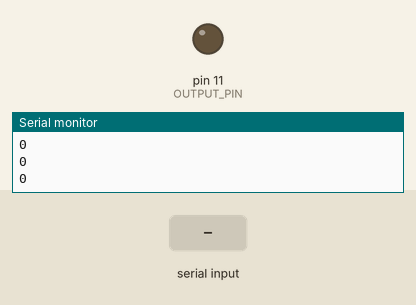
This sketch was run on a simulated Arduino Uno, built with avr-gcc and run on an emulated ATmega328P. On the bench: output pins drawn as LEDs (lit = HIGH), the last lines printed to the serial monitor. The test bench sets the inputs (shaded band).

Above: at 1.2 s.
1.3 s: "90,45,200\n" received over Serial
At 1.46 s:
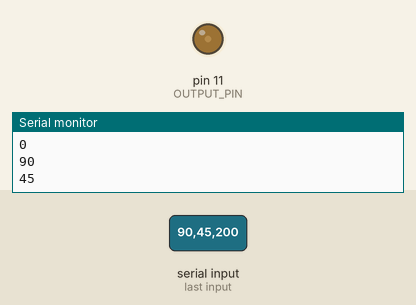
3.0 s: "on,1\n" received over Serial
At 3.3 s:
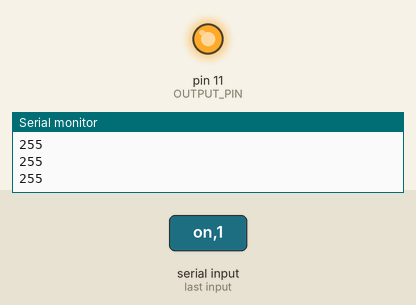
4.5 s: "30,150,10\n" received over Serial
At 4.66 s:
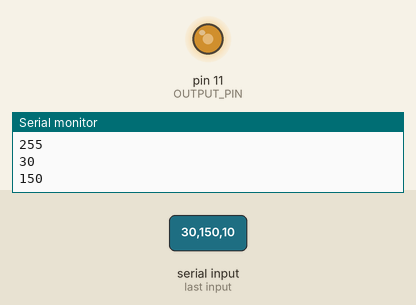
6.2 s: "off,1\n" received over Serial
At 6.8 s:
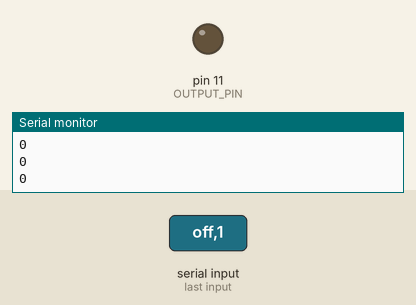
7.7 s: "on,150\n" received over Serial
At 8.0 s:
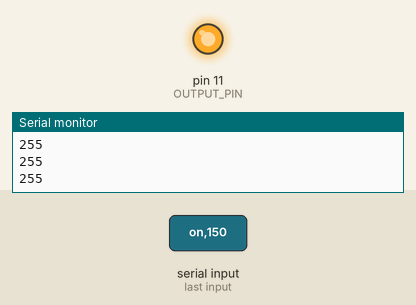
Timing chart, 0 to 10.2 s (numbered marks = the images above; inputs shaded):
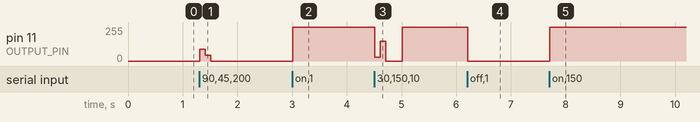

Measured:
- after the input at 1.3 s, pin 11 (OUTPUT_PIN): 0/255 → 90/255 at once, → 45/255 0.10 s later, → 0/255 0.10 s later
- after the input at 3.0 s, pin 11 (OUTPUT_PIN): 0/255 → 255/255 at once
- after the input at 4.5 s, pin 11 (OUTPUT_PIN): 255/255 → 30/255 at once, → 150/255 0.10 s later, → 0/255 0.10 s later, → 255/255 0.30 s later
- after the input at 6.2 s, pin 11 (OUTPUT_PIN): 255/255 → 0/255 at once
- after the input at 7.7 s, pin 11 (OUTPUT_PIN): 0/255 → 255/255 at once

The sketch:

example1_arduino.ino
```cpp
#define NUM_VALUES 5
#define OUTPUT_PIN 11

int incomingValues[NUM_VALUES];
const int DELAY_MS = 100;
int inputVal;

void setup() {
  Serial.begin(9600);
  pinMode(OUTPUT_PIN, OUTPUT);
}

void loop() {
  // Check to see if there is any incoming serial data
  if (Serial.available() > 0) {
    // read string until the endo of the line
    String rcvdSerialData = Serial.readStringUntil('\n');
    if (rcvdSerialData.startsWith("on")) {
      inputVal = 255;
    } else if (rcvdSerialData.startsWith("off")) {
      inputVal = 0;
    } else {
      split(rcvdSerialData, incomingValues, NUM_VALUES);
      for (int j = 0; j < NUM_VALUES; j++) {
        analogWrite(OUTPUT_PIN, incomingValues[j]);
        delay(DELAY_MS);
      }
    }
  }
  Serial.println(inputVal);
  analogWrite(OUTPUT_PIN, inputVal);
}


void split(String inputString, int returnData[], int numOfValues)
{
  int index = 0;
  int lastPos = 0;

  for (int i = 0; i < inputString.length(); i++)
  {
    if (inputString.charAt(i) == ',' && index < numOfValues)
    {
      String tempStr = inputString.substring(lastPos, i);
      Serial.println(tempStr);
      returnData[index] = tempStr.toInt();
      index++;
      lastPos = i + 1;
    }
  }
}

//This code would be used if receiving message is formated using start and end markers
//For simple messages this method is irrelevant, but once you want to send complex data, different types of variables, etc.
//it becomes essential to add markers

//void loop() {
//    recvWithStartEndMarkers();
//    if (newData == true) {
//        strcpy(tempChars, receivedChars);
//        parseData();
//        newData = false;
//    }
//}
//
//// Code from https://forum.arduino.cc/t/serial-input-basics-updated/382007
//
//void recvWithStartEndMarkers() {
//    static boolean recvInProgress = false;
//    static byte ndx = 0;
//    char endMarker = '>';
//    char startMarker = '<';
//    char rc;
//
//    while (Serial.available() > 0 && newData == false) {
//        rc = Serial.read();
//
//        if (recvInProgress == true) {
//            if (rc != endMarker) {
//                receivedChars[ndx] = rc;
//                ndx++;
//                if (ndx >= numChars) {
//                    ndx = numChars - 1;
//                }
//            }
//            else {
//                receivedChars[ndx] = '\0'; // terminate the string
//                recvInProgress = false;
//                ndx = 0;
//                newData = true;
//            }
//        }
//
//        else if (rc == startMarker) {
//            recvInProgress = true;
//        }
//    }
//}
//
//void parseData() {      // split the data into its parts
//    char * strtokIndx;
//
//    strtokIndx = strtok(tempChars,","); // get the first part - the string
//    int one = atoi(strtokIndx);// convert this part to an integer
//    digitalWrite(OUTPUT_PIN, one);
//    delay(100);
//    strtokIndx = strtok(NULL, ",");
//    int two = atoi(strtokIndx);
//    digitalWrite(OUTPUT_PIN, two);
//    delay(100);
//    strtokIndx = strtok(NULL, ",");
//    int three= atoi(strtokIndx);
//    digitalWrite(OUTPUT_PIN, three);
//    delay(100);
//    strtokIndx = strtok(NULL, ",");
//    int four= atoi(strtokIndx);
//    digitalWrite(OUTPUT_PIN, four);
//    delay(100);
//    strtokIndx = strtok(NULL, ",");
//    int five= atoi(strtokIndx);
//    digitalWrite(OUTPUT_PIN, five);
//    delay(100);
//}
```
